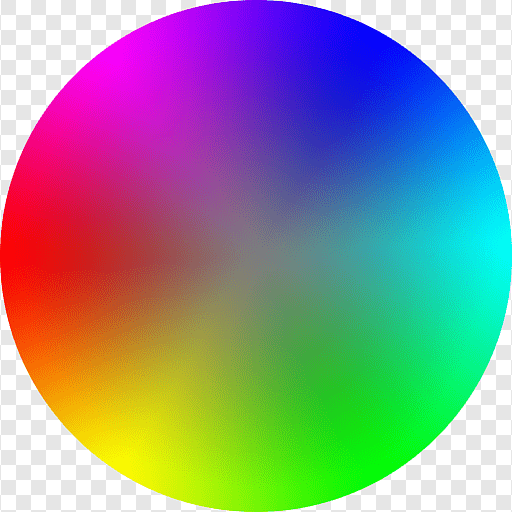
#> input picture 1106/hsv.png, 512 x 512 px
$ python hsv_tracbar.py
#> lines starting #> are read from the running program, lines starting #| are printed output that depends on the picture; after the words box and inside, x2 and y2 are one past the last pixel; in counts of white or black regions, pixels touching at a corner belong together
import cv2

img = cv2.imread("../1106/hsv.png")
#> img is the input picture: shape (512, 512, 3); mean B, G, R 146.2, 146.4, 143.6
img_hsv = cv2.cvtColor(img, cv2.COLOR_BGR2HSV)
#> img_hsv: shape (512, 512, 3); mean H, S, V 68.2, 162.1, 213.8
#> slider 'color_var' is set to 100

def hsvbar(value):
#> called with value = 100
    lower = (value - 10, 30, 30)
    upper = (value + 10 ,255, 255)
    img_mask = cv2.inRange(img_hsv,lower, upper)
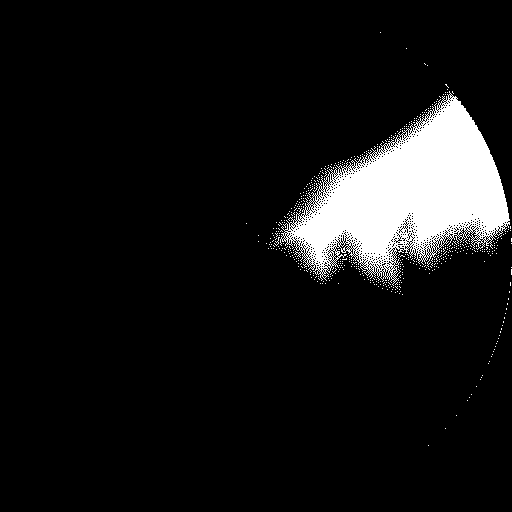
#> img_mask: shape (512, 512); 8.4% white; 509 white regions (508 under 20 px), largest, box (x1, y1, x2, y2) and area: (280, 91, 510, 286) 21350
    result = cv2.bitwise_and(img, img, mask = img_mask)
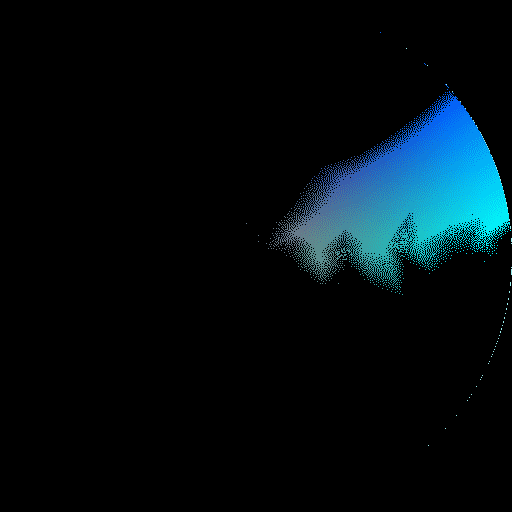
#> result: shape (512, 512, 3); mean B, G, R 17, 12.8, 2.9
    cv2.imshow(title,result)

title = "hsvTrackbar"
cv2.namedWindow(title)
cv2.createTrackbar("color_var",title,0,300,hsvbar)
cv2.imshow(title, img)
cv2.waitKey(0)

$ run again, with 1106/color_space.jpg saved as 1106/hsv.png
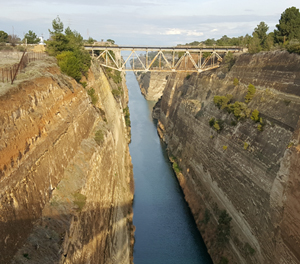
#> input picture 1106/color_space.jpg, 300 x 264 px
#> img is the input picture: shape (264, 300, 3); mean B, G, R 99.5, 123.8, 135.6
#> img_hsv: shape (264, 300, 3); mean H, S, V 39, 90.8, 140.9
#> in hsvbar, `img_mask = cv2.inRange(img_hsv,lower, upper)`:
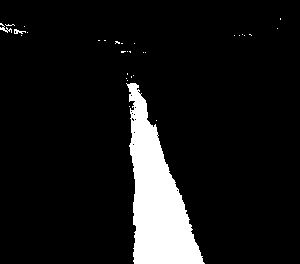
#> img_mask: shape (264, 300); 9% white; 31 white regions (28 under 20 px), largest, box (x1, y1, x2, y2) and area: (126, 83, 205, 264) 6994, (0, 23, 12, 33) 43, (14, 29, 26, 34) 32
#> in hsvbar, `result = cv2.bitwise_and(img, img, mask = img_mask)`:
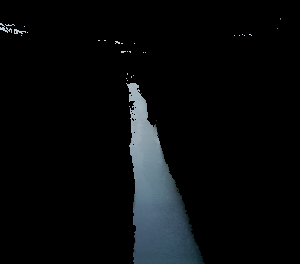
#> result: shape (264, 300, 3); mean B, G, R 11.2, 9.9, 8
